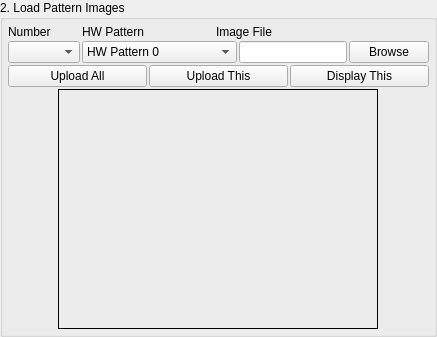
                     <widget class="QGroupBox" name="patternFileGroup">
                      <property name="sizePolicy">
                       <sizepolicy hsizetype="Minimum" vsizetype="Preferred">
                        <horstretch>0</horstretch>
                        <verstretch>0</verstretch>
                       </sizepolicy>
                      </property>
                      <property name="title">
                       <string>2. Load Pattern Images</string>
                      </property>
                      <layout class="QVBoxLayout" name="verticalLayout_6">
                       <property name="spacing">
                        <number>2</number>
                       </property>
                       <property name="leftMargin">
                        <number>5</number>
                       </property>
                       <property name="topMargin">
                        <number>5</number>
                       </property>
                       <property name="rightMargin">
                        <number>5</number>
                       </property>
                       <property name="bottomMargin">
                        <number>5</number>
                       </property>
                       <item>
                        <layout class="QGridLayout" name="gridLayout_3" columnstretch="1,10,0" columnminimumwidth="0,0,0">
                         <property name="spacing">
                          <number>2</number>
                         </property>
                         <item row="0" column="1">
                          <layout class="QHBoxLayout" name="horizontalLayout_12">
                           <property name="spacing">
                            <number>2</number>
                           </property>
                           <item>
                            <widget class="QLabel" name="HWPatternLabel">
                             <property name="text">
                              <string>HW Pattern</string>
                             </property>
                            </widget>
                           </item>
                           <item>
                            <widget class="QLabel" name="patternFileLabel">
                             <property name="text">
                              <string>Image File</string>
                             </property>
                            </widget>
                           </item>
                          </layout>
                         </item>
                         <item row="1" column="1">
                          <layout class="QHBoxLayout" name="horizontalLayout_13">
                           <property name="spacing">
                            <number>2</number>
                           </property>
                           <item>
                            <widget class="QComboBox" name="HWPtnSelect">
                             <item>
                              <property name="text">
                               <string>HW Pattern 0</string>
                              </property>
                             </item>
                             <item>
                              <property name="text">
                               <string>HW Pattern 1</string>
                              </property>
                             </item>
                             <item>
                              <property name="text">
                               <string>HW Pattern 2</string>
                              </property>
                             </item>
                             <item>
                              <property name="text">
                               <string>HW Pattern 3</string>
                              </property>
                             </item>
                             <item>
                              <property name="text">
                               <string>HW Pattern 4</string>
                              </property>
                             </item>
                             <item>
                              <property name="text">
                               <string>HW Pattern 5</string>
                              </property>
                             </item>
                             <item>
                              <property name="text">
                               <string>HW Pattern 6</string>
                              </property>
                             </item>
                             <item>
                              <property name="text">
                               <string>HW Pattern 7</string>
                              </property>
                             </item>
                             <item>
                              <property name="text">
                               <string>HW Pattern 8</string>
                              </property>
                             </item>
                             <item>
                              <property name="text">
                               <string>HW Pattern 9</string>
                              </property>
                             </item>
                             <item>
                              <property name="text">
                               <string>HW Pattern 10</string>
                              </property>
                             </item>
                             <item>
                              <property name="text">
                               <string>HW Pattern 11</string>
                              </property>
                             </item>
                             <item>
                              <property name="text">
                               <string>HW Pattern 12</string>
                              </property>
                             </item>
                             <item>
                              <property name="text">
                               <string>HW Pattern 13</string>
                              </property>
                             </item>
                             <item>
                              <property name="text">
                               <string>HW Pattern 14</string>
                              </property>
                             </item>
                             <item>
                              <property name="text">
                               <string>HW Pattern 15</string>
                              </property>
                             </item>
                             <item>
                              <property name="text">
                               <string>Inverted HW Pattern 0</string>
                              </property>
                             </item>
                             <item>
                              <property name="text">
                               <string>Inverted HW Pattern 1</string>
                              </property>
                             </item>
                             <item>
                              <property name="text">
                               <string>Inverted HW Pattern 2</string>
                              </property>
                             </item>
                             <item>
                              <property name="text">
                               <string>Inverted HW Pattern 3</string>
                              </property>
                             </item>
                             <item>
                              <property name="text">
                               <string>Inverted HW Pattern 4</string>
                              </property>
                             </item>
                             <item>
                              <property name="text">
                               <string>Inverted HW Pattern 5</string>
                              </property>
                             </item>
                             <item>
                              <property name="text">
                               <string>Inverted HW Pattern 6</string>
                              </property>
                             </item>
                             <item>
                              <property name="text">
                               <string>Inverted HW Pattern 7</string>
                              </property>
                             </item>
                             <item>
                              <property name="text">
                               <string>Inverted HW Pattern 8</string>
                              </property>
                             </item>
                             <item>
                              <property name="text">
                               <string>Inverted HW Pattern 9</string>
                              </property>
                             </item>
                             <item>
                              <property name="text">
                               <string>Inverted HW Pattern 10</string>
                              </property>
                             </item>
                             <item>
                              <property name="text">
                               <string>Inverted HW Pattern 11</string>
                              </property>
                             </item>
                             <item>
                              <property name="text">
                               <string>Inverted HW Pattern 12</string>
                              </property>
                             </item>
                             <item>
                              <property name="text">
                               <string>Inverted HW Pattern 13</string>
                              </property>
                             </item>
                             <item>
                              <property name="text">
                               <string>Inverted HW Pattern 14</string>
                              </property>
                             </item>
                             <item>
                              <property name="text">
                               <string>Inverted HW Pattern 15</string>
                              </property>
                             </item>
                            </widget>
                           </item>
                           <item>
                            <widget class="QLineEdit" name="patternFile">
                             <property name="readOnly">
                              <bool>true</bool>
                             </property>
                            </widget>
                           </item>
                          </layout>
                         </item>
                         <item row="1" column="0">
                          <widget class="QComboBox" name="patternNum"/>
                         </item>
                         <item row="0" column="0">
                          <widget class="QLabel" name="patternNumLabel">
                           <property name="text">
                            <string>Number</string>
                           </property>
                          </widget>
                         </item>
                         <item row="1" column="2">
                          <widget class="QPushButton" name="browseButton">
                           <property name="text">
                            <string>Browse</string>
                           </property>
                          </widget>
                         </item>
                        </layout>
                       </item>
                       <item>
                        <layout class="QHBoxLayout" name="horizontalLayout_14">
                         <property name="spacing">
                          <number>2</number>
                         </property>
                         <item>
                          <widget class="QPushButton" name="uploadButton">
                           <property name="text">
                            <string>Upload All</string>
                           </property>
                          </widget>
                         </item>
                         <item>
                          <widget class="QPushButton" name="uploadThisButton">
                           <property name="text">
                            <string>Upload This</string>
                           </property>
                          </widget>
                         </item>
                         <item>
                          <widget class="QPushButton" name="displayThisButton">
                           <property name="toolTip">
                            <string>Display the selected pattern on the LCr</string>
                           </property>
                           <property name="text">
                            <string>Display This</string>
                           </property>
                          </widget>
                         </item>
                        </layout>
                       </item>
                       <item alignment="Qt::AlignHCenter">
                        <widget class="QLabel" name="patternView">
                         <property name="sizePolicy">
                          <sizepolicy hsizetype="Preferred" vsizetype="Preferred">
                           <horstretch>0</horstretch>
                           <verstretch>0</verstretch>
                          </sizepolicy>
                         </property>
                         <property name="minimumSize">
                          <size>
                           <width>320</width>
                           <height>240</height>
                          </size>
                         </property>
                         <property name="maximumSize">
                          <size>
                           <width>320</width>
                           <height>240</height>
                          </size>
                         </property>
                         <property name="frameShape">
                          <enum>QFrame::Panel</enum>
                         </property>
                         <property name="text">
                          <string/>
                         </property>
                        </widget>
                       </item>
                      </layout>
                     </widget>
